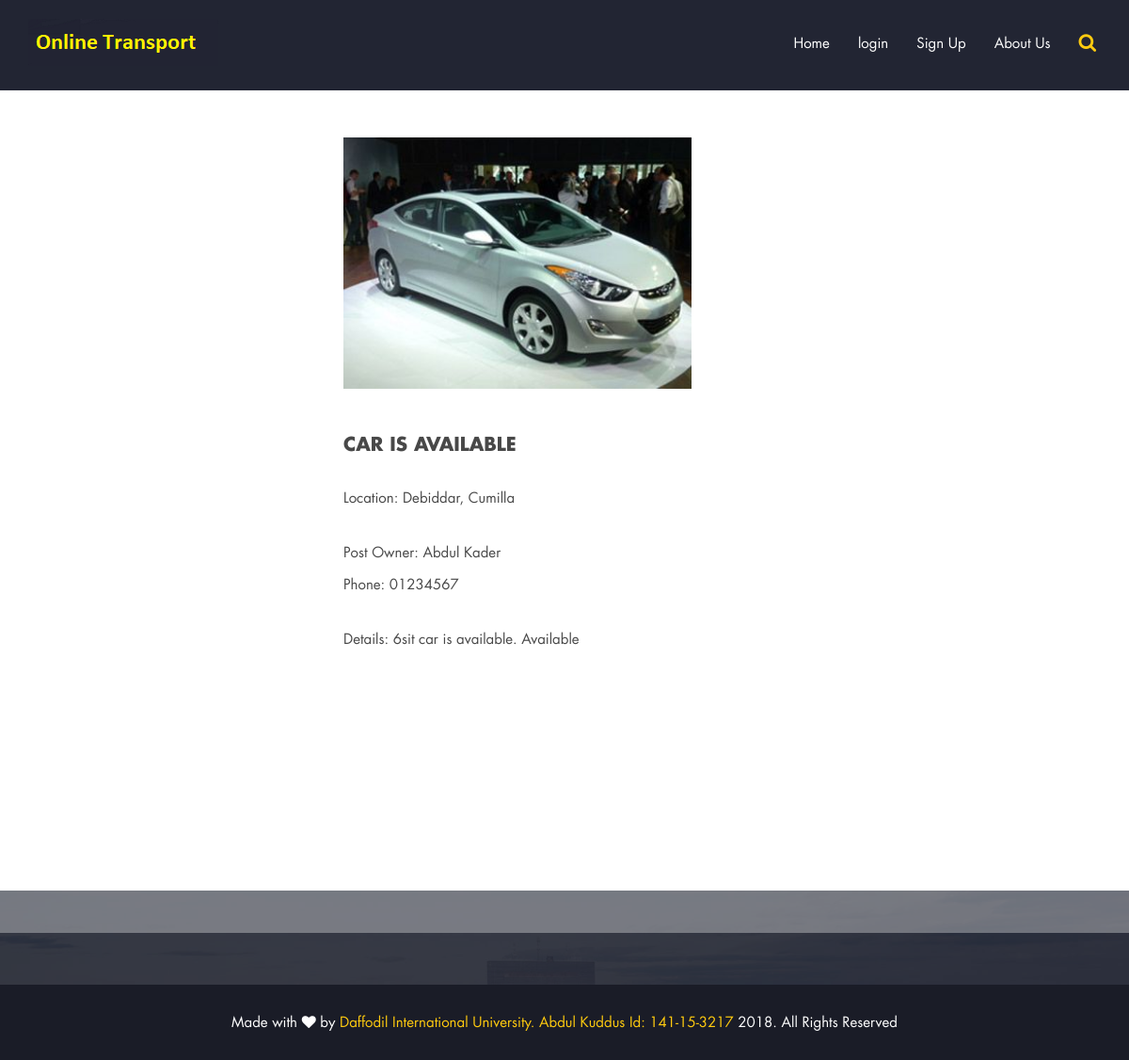
Page /lviewPost.php?id=9 on the committed database.
### tables this page shows
CREATE TABLE `post` (
  `id` int(11) NOT NULL,
  `userId` int(11) NOT NULL,
  `location` text NOT NULL,
  `carId` int(11) NOT NULL,
  `title` text NOT NULL,
  `phone` varchar(30) NOT NULL,
  `description` text NOT NULL,
  `image` text NOT NULL,
  `createdAt` datetime NOT NULL DEFAULT CURRENT_TIMESTAMP
);

CREATE TABLE `user` (
  `id` int(11) NOT NULL,
  `name` varchar(30) NOT NULL,
  `userName` varchar(30) NOT NULL,
  `email` varchar(50) NOT NULL,
  `phone` text NOT NULL,
  `image` text NOT NULL,
  `password` text NOT NULL,
  `createdAt` timestamp NOT NULL DEFAULT CURRENT_TIMESTAMP
);

### lib/post.php (called while the page is built, shortened)
<?php
include_once ('C:\xampp\htdocs\online-transport\config\database.php');
class Post
{
    private $db;
    public  function __construct(){
        $this->db = new database();
    }
    public function viewPostById($id){
        $sql = "SELECT * FROM `post` WHERE `id` = ".$id."";
        $stmt = $this->db->pdo->query($sql);
        if ($stmt){
            return $stmt->fetchAll(PDO::FETCH_CLASS, 'Post');
        } else{
            return 'False';
        }
    }
}

### config/database.php (called while the page is built)
<?php
class database
{
    private $host="localhost";
    private $userName="root";
    private $password="";
    private $dbname="online-transport";
    public $pdo;
    public function __construct(){
        if(!isset($this->pdo)){
            try{
                $link = new PDO("mysql:hostname=".$this->host.";dbname=".$this->dbname."","$this->userName", "$this->password",array(PDO::MYSQL_ATTR_INIT_COMMAND => "SET NAMES 'utf8'") );
                $link->setAttribute(PDO::ATTR_ERRMODE, PDO::ERRMODE_EXCEPTION);
                $this->pdo = $link;
            }catch (PDOException $e){
                die("Field to connect database".$e->getMessage());
            }
        }
    }
}
?>

### lib/user.php (called while the page is built, shortened)
<?php
include_once ('C:\xampp\htdocs\online-transport\config\database.php');
class User
{
    private $db;
    public  function __construct(){
        $this->db = new database();
    }
    public function viewUserByID($id){
        $sql = "SELECT * FROM `user` WHERE `id` = ".$id."";
        $stmt = $this->db->pdo->query($sql);
        if ($stmt){
            return $stmt->fetchAll(PDO::FETCH_CLASS, 'User');
        } else{
            return 'False';
        }
    }
}

### lviewPost.php (the view, shortened to what this page needs)
<!DOCTYPE html>
 <html lang="en">
<?php
include_once ('layout/logOutHead.php');
?>
<body>
<?php
include_once ('layout/logOutHeader.php');
include_once ('lib/post.php');
include_once ('lib/user.php');
$postData = new Post();
$posts = $postData->viewPostById($_GET['id']);
foreach ($posts as $post);
$userData = new User();
$users = $userData->viewUserByID($post->userId);
foreach ($users as $user);
?>
<div style="height: 50px"></div>
<div class="col-sm-4" style="margin-left: 350px">
    <img src="<?=$post->image?>" alt="Post  Image"></br></br></br>
    <h3><?=$post->title?></h3></br>
    <p>Location: <?=$post->location?></p></br>
    <p>Post Owner: <?=$user->name?></p>
    <p>Phone: <?=$post->phone?></p></br>
    <p>Details: <?=$post->description?></p></br>
</div>
<div style="height: 800px"></div>
<?php
include_once ('layout/footer.php');
?>
</body>
</html>

### css/bootsnav.css (style rules this page uses)
body { -webkit-transition: all 0.3s ease-in-out; -moz-transition: all 0.3s ease-in-out; -o-transition: all 0.3s ease-in-out; -ms-transition: all 0.3s ease-in-out; transition: all 0.3s ease-in-out; }

### css/custom.css (style rules this page uses)
body { font-size: 15px; line-height: 24px; font-family: 'futura_ltbook', sans-serif; color: #484848; }
h1, h2, h3, h4, h5, h6 { font-weight: bold; text-transform: uppercase; color: #484848; font-family: 'futura_ltbold', sans-serif; }
h3 { font-size: 20px; margin: 0 0 10px; }
img { width: 100%; }

### rows in the picture
post: image (picture), title "CAR IS AVAILABLE", location "Debiddar, Cumilla", phone "01234567", description "6sit car is available. Available"
user: name "Abdul Kader"
